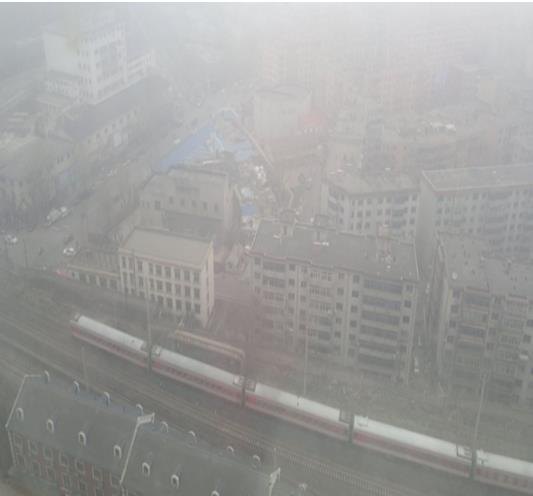
#> input picture test1/test1.jpg, 533 x 496 px
$ python test1.py
#> lines starting #> are read from the running program, lines starting #| are printed output that depends on the picture
#> in deHaze, `Y = np.zeros(m.shape)`: Y: shape (496, 533, 3) float64; every value is 0
import cv2
import numpy as np


def zmMinFilterGray(src, r=7):
    '''最小值滤波,r是滤波器半径'''
#> called with r = 7
    '''if r <= 0:
    return src
    h, w = src.shape[:2]
    I = src
    res = np.minimum(I , I[[0]+range(h-1) , :])
    res = np.minimum(res, I[range(1,h)+[h-1], :])
    I = res
    res = np.minimum(I , I[:, [0]+range(w-1)])
    res = np.minimum(res, I[:, range(1,w)+[w-1]])
    return zmMinFilterGray(res, r-1)'''
    return cv2.erode(src, np.ones((2 * r + 1, 2 * r + 1)))  # 使用opencv的erode函数更高效
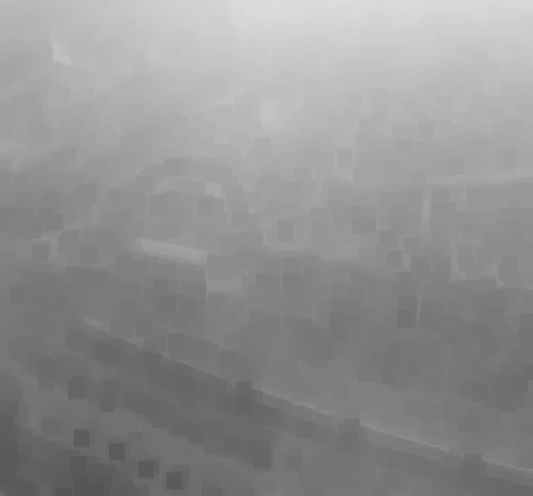
#> returned value: shape (496, 533) float64; min 0.333, max 0.863, mean 0.573


def guidedfilter(I, p, r, eps):
    '''引导滤波'''
#> called with r = 81, eps = 0.001
    height, width = I.shape
#> height = 496; width = 533
    m_I = cv2.boxFilter(I, -1, (r, r))
    m_p = cv2.boxFilter(p, -1, (r, r))
    m_Ip = cv2.boxFilter(I * p, -1, (r, r))
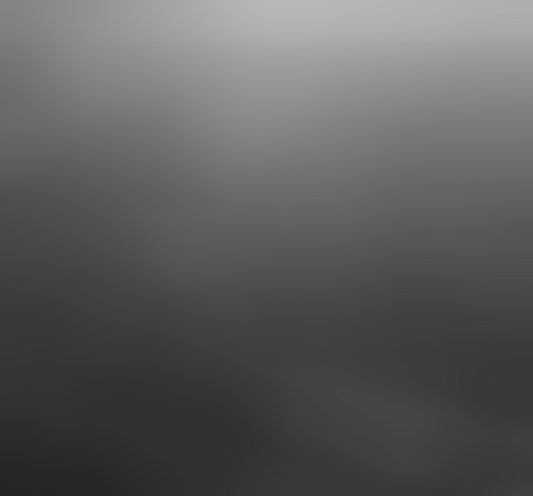
#> m_Ip: shape (496, 533) float64; min 0.147, max 0.721, mean 0.366
    cov_Ip = m_Ip - m_I * m_p

    m_II = cv2.boxFilter(I * I, -1, (r, r))
    var_I = m_II - m_I * m_I
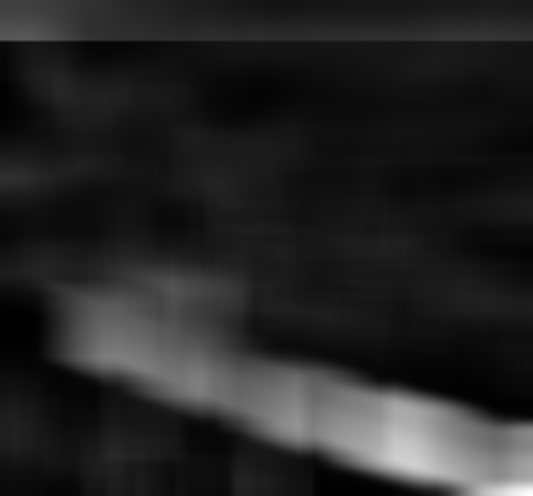
#> var_I: shape (496, 533) float64; min 0.000195, max 0.0101, mean 0.00163; drawn with min black and max white

    a = cov_Ip / (var_I + eps)
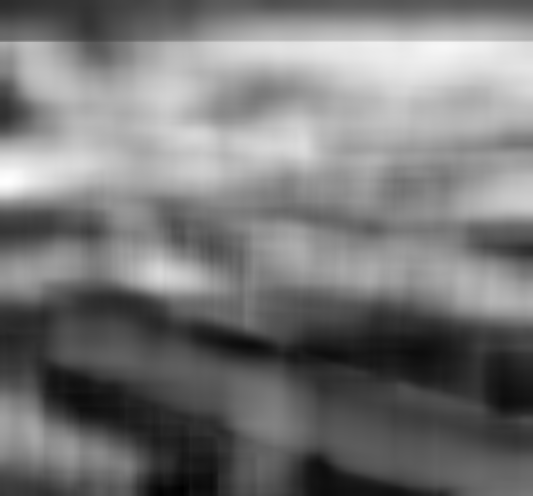
#> a: shape (496, 533) float64; min -0.0253, max 0.582, mean 0.261; drawn with min black and max white
    b = m_p - a * m_I

    m_a = cv2.boxFilter(a, -1, (r, r))
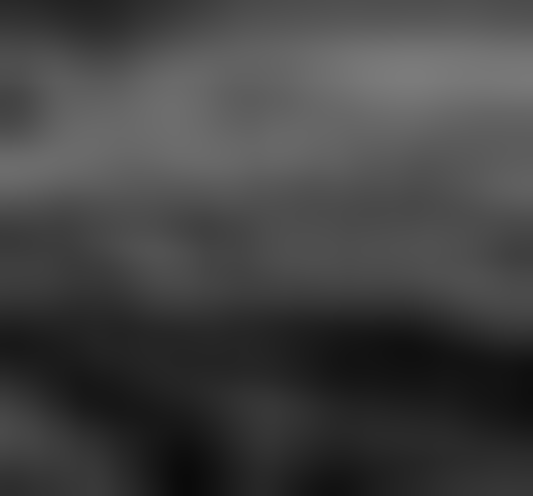
#> m_a: shape (496, 533) float64; min 0.0415, max 0.485, mean 0.261
    m_b = cv2.boxFilter(b, -1, (r, r))
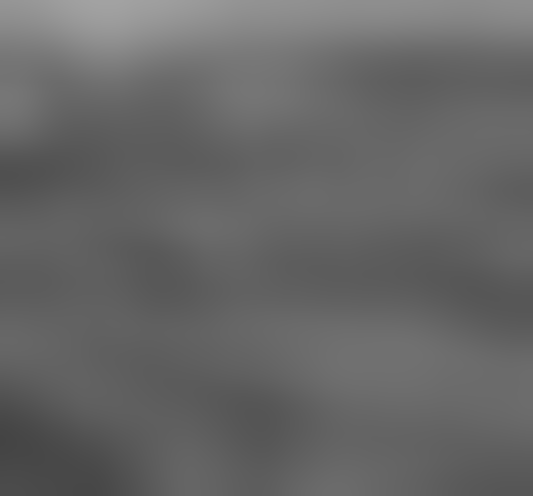
#> m_b: shape (496, 533) float64; min 0.27, max 0.639, mean 0.403
    return m_a * I + m_b


def getV1(m, r, eps, w, maxV1):  # 输入rgb图像，值范围[0,1]
    '''计算大气遮罩图像V1和光照值A, V1 = 1-t/A'''
    V1 = np.min(m, 2)  # 得到暗通道图像
    V1 = guidedfilter(V1, zmMinFilterGray(V1, 7), r, eps)  # 使用引导滤波优化
    bins = 2000
    ht = np.histogram(V1, bins)  # 计算大气光照A
    d = np.cumsum(ht[0]) / float(V1.size)
#> d = 2000 values from 3.78e-06 to 1
    for lmax in range(bins - 1, 0, -1):
        if d[lmax] <= 0.999:
            break
    A = np.mean(m, 2)[V1 >= ht[1][lmax]].max()
#> A = 1

    V1 = np.minimum(V1 * w, maxV1)  # 对值范围进行限制

    return V1, A


def deHaze(m, r=81, eps=0.001, w=0.95, maxV1=0.80, bGamma=False):
    Y = np.zeros(m.shape)
    V1, A = getV1(m, r, eps, w, maxV1)  # 得到遮罩图像和大气光照
#> A = 1
    for k in range(3):
        Y[:, :, k] = (m[:, :, k] - V1) / (1 - V1 / A)  # 颜色校正
        Y = np.clip(Y, 0, 1)
#> this loop made 3 passes
#> pass 3, in deHaze, `Y = np.clip(Y, 0, 1)`:
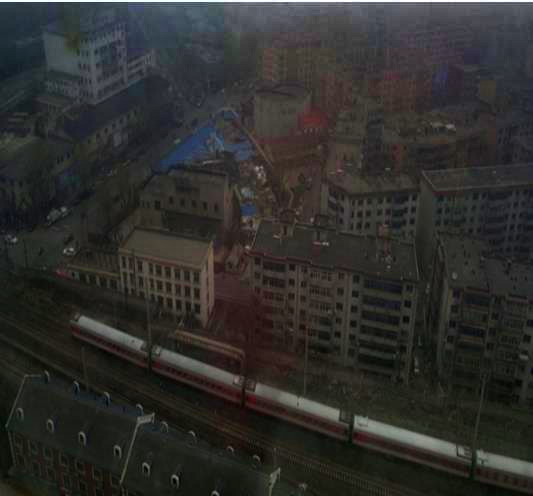
#> Y: shape (496, 533, 3) float64; mean B, G, R 0.175, 0.184, 0.185
    if bGamma:
        Y = Y ** (np.log(0.5) / np.log(Y.mean()))  # gamma校正,默认不进行该操作
    return Y


if __name__ == '__main__':
    m = deHaze(cv2.imread('test1.jpg') / 255.0) * 255
    cv2.imwrite('defog.jpg', m)
